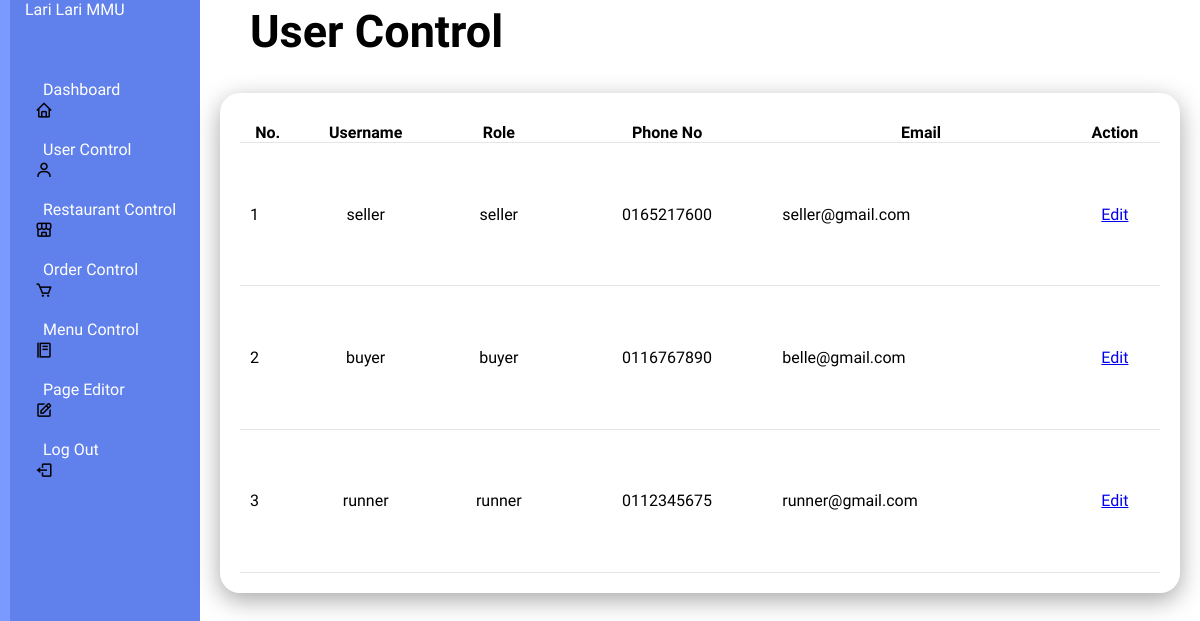
The page /usercontrol on the database as committed earlier.
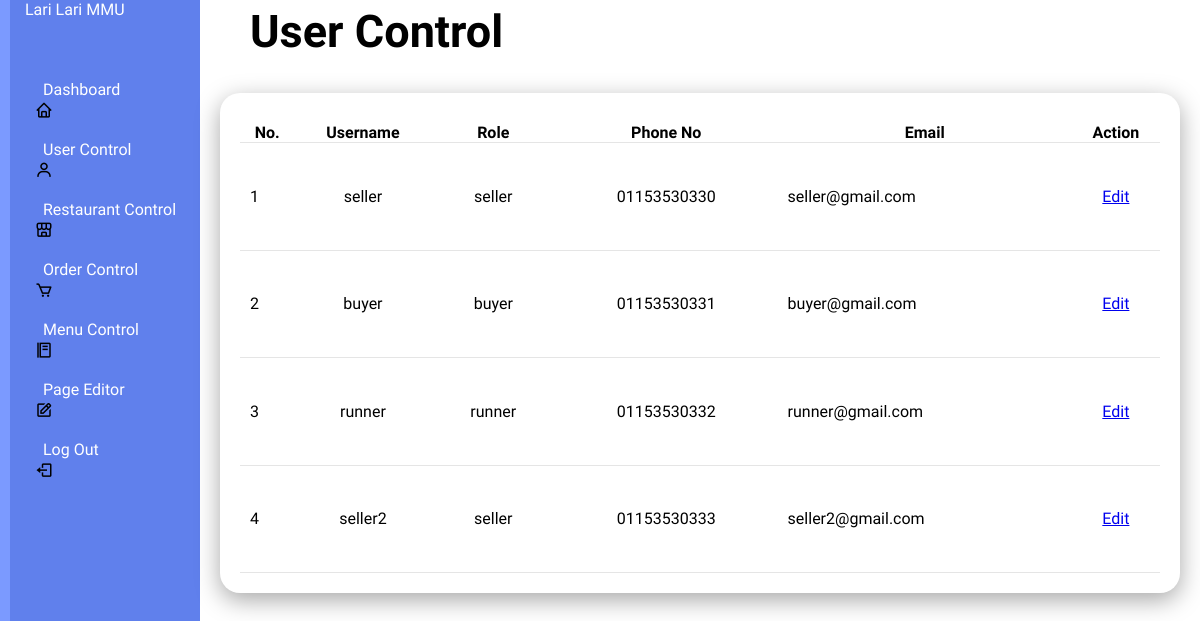
The same page on the database as committed later.
### tables this page shows
CREATE TABLE users (
            id INTEGER PRIMARY KEY AUTOINCREMENT,
            name TEXT NOT NULL,
            email UNIQUE NOT NULL,
            username UNIQUE NOT NULL,
            password TEXT NOT NULL,
            role TEXT NOT NULL,
            phone_no UNIQUE NOT NULL
        );

### app.py (the view)
@app.route('/usercontrol')
def user_control():
    conn = get_db_connection()
    users = conn.execute('SELECT * FROM users').fetchall()
    conn.close()
    return render_template('usercontrol.html', users=users)

### app.py (called while the page is built)
def get_db_connection():
    con = sqlite3.connect("database.db")
    con.row_factory = sqlite3.Row
    return con

### templates/usercontrol.html (shortened to what this page needs)
<!DOCTYPE html>
<html lang="en">
<head>
    <link rel="stylesheet" type="text/css" href="../static/style(admin2).css">
    <link rel="stylesheet" href="https://unpkg.com/boxicons@latest/css/boxicons.min.css">
        <link href="https://cdn.jsdelivr.net/npm/remixicon@4.3.0/fonts/remixicon.css" rel="stylesheet"/>
        <link rel="stylesheet" href="https://unpkg.com/aos@next/dist/aos.css" />
</head>
</head>
<body>
    <div class="admincontainer">
        <div class="navbar">
            <ul>
                <li><a href="#">Lari Lari MMU</a></li>
                <li><i class='bx bx-home'></i><a href="/admin">Dashboard</a></li>
                <li><i class='bx bx-user'></i><a href="/usercontrol">User Control</a></li>
                <li><i class='bx bx-store-alt'></i><a href="/restaurantcontrol">Restaurant Control</a></li>
                <li><i class='bx bx-cart'></i><a href="/ordercontrol">Order Control</a></li>
                <li><i class='bx bx-food-menu'></i><a href="/menucontrol">Menu Control</a></li>
                <li><i class='bx bx-edit'></i><a href="/pageEditor">Page Editor</a></li>
                <li><i class='bx bx-log-out'></i><a href="/logout">Log Out</a></li>
            </ul>
        </div>
    </div>
    <div class="admin-main">
        <div class="admin-header">
            <h2>User Control</h2>
        </div>
        <div class="admin-table">
            <div class="table-body">
                <table>
                    <thead>
                        <tr>
                            <th>No.</th>
                            <th>Username</th>
                            <th>Role</th>
                            <th>Phone No</th>
                            <th>Email</th>
                            <th>Action</th>
                        </tr>
                    </thead>
                    <tbody>
                        {% for user in users %}
                        <tr>
                            <td>{{ user.id }}</td>
                            <td>{{ user.username }}</td>
                            <td>{{ user.role }}</td>
                            <td>{{ user.phone_no }}</td>
                            <td>{{ user.email }}</td>
                            <td>
                                <a href="{{ url_for('edit_user', user_id=user.id) }}">Edit</a>
                            </td>
                        </tr>
                        {% endfor %}
                    </tbody>
                </table>
            </div>
        </div>
    </div>
</body>
</html>

Rows that differ between the two databases and show on the page:
changed users "seller@gmail.com": phone_no "0165217600" → "01153530330"
changed users "buyer": phone_no "0116767890" → "01153530331"; email "belle@gmail.com" → "buyer@gmail.com"
changed users "runner": phone_no "0112345675" → "01153530332"
added users: id "4", username "seller2", role "seller", phone_no "01153530333", email "seller2@gmail.com"
